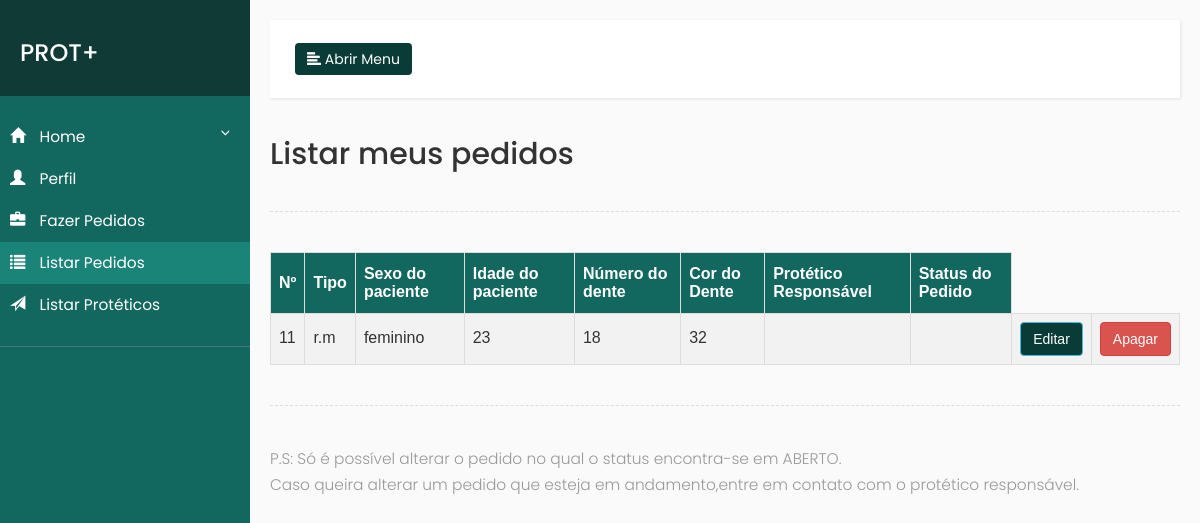
The app's page /listaPedidos.php (signed in), older data.
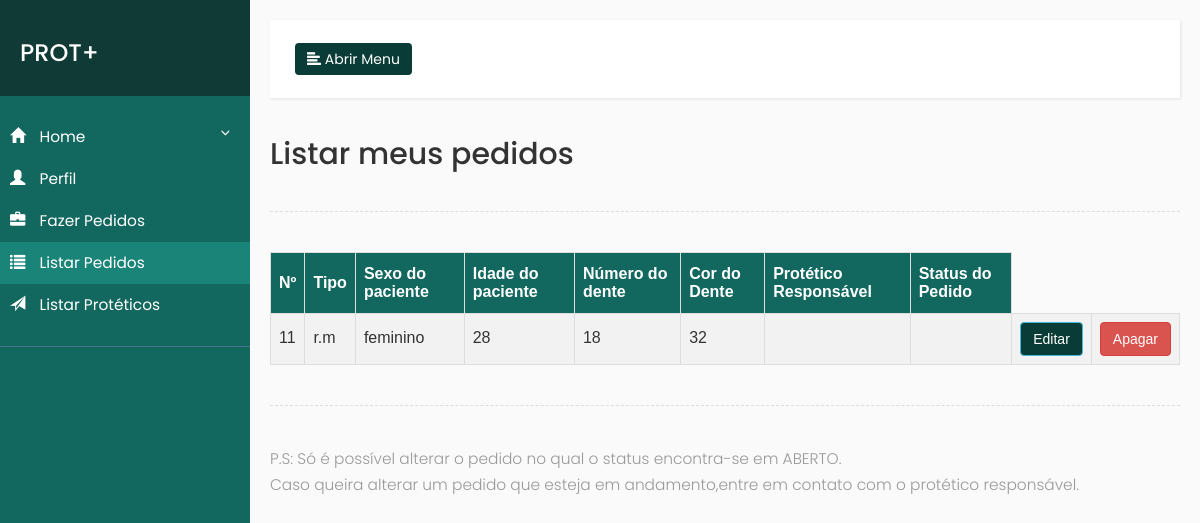
The same page, newer data.
### tables this page shows
CREATE TABLE `pedidos` (
  `id` int(50) NOT NULL,
  `trabalho` varchar(100) NOT NULL,
  `sexo` varchar(50) NOT NULL,
  `idade_paciente` varchar(50) NOT NULL,
  `num_dente` varchar(50) NOT NULL,
  `cor_dente` varchar(50) NOT NULL,
  `obs` varchar(500) NOT NULL,
  `dentista` varchar(500) NOT NULL,
  `disponibilidade` varchar(400) NOT NULL,
  `protetico_resp` varchar(500) NOT NULL,
  `valor_medio` int(10) NOT NULL,
  `estado` varchar(500) NOT NULL,
  `data_entrega` date NOT NULL
);

### listaPedidos.php (the view, shortened to what this page needs)
<?php
include("conecta.php");
$dentista = $_SESSION['login'];
$consulta = "SELECT * FROM pedidos WHERE dentista = '$dentista'";
$con = $conexao ->query($consulta) or die ($con->error);
?>
<html>
    <head>
        <link rel="stylesheet" href="https://maxcdn.bootstrapcdn.com/bootstrap/3.3.7/css/bootstrap.min.css">
        <link rel="stylesheet" href="css/sidebar.css">
    </head>
    <body>
        <div class="wrapper">
            <nav id="sidebar">
                <div class="sidebar-header">
                    <h3>PROT+</h3>
                </div>
                <ul class="list-unstyled components">
                    <li>
                        <a href="#homeSubmenu" data-toggle="collapse" aria-expanded="false">
                            <i class="glyphicon glyphicon-home"></i>
                            Home
                        </a>
                    </li>
                    <li>
                        <a href="#">
                            <i class="glyphicon glyphicon-user"></i>
                            Perfil
                        </a>
                    </li>
                    <li>
                        <a href="pedidosDentista.php">
                            <i class="glyphicon glyphicon-briefcase"></i>
                            Fazer Pedidos
                        </a>
                    </li>
                    <li class="active">
                        <a href="listaPedidos.php">
                            <i class="glyphicon glyphicon-list"></i>
                            Listar Pedidos
                        </a>
                    </li>
                    <li>
                        <a href="listaProtetico.php?estado=">
                            <i class="glyphicon glyphicon-send"></i>
                            Listar Protéticos
                        </a>
                    </li>
                </ul>
            </nav>
            <div id="content">
                <nav class="navbar navbar-default">
                    <div class="container-fluid">
                        <div class="navbar-header">
                            <button type="button" id="sidebarCollapse" class="btn btn-info navbar-btn">
                                <i class="glyphicon glyphicon-align-left"></i>
                                <span>Abrir Menu</span>
                            </button>
                        </div>
                    </div>
                </nav>
                <h2>Listar meus pedidos</h2>
                <div class="line"></div>
                <table id="tabelaCustom">
                	<tr>
                		<th>Nº</th>
                        <th>Tipo</th>
                        <th>Sexo do paciente</th>
                        <th>Idade do paciente</th>
                        <th>Número do dente</th>
                        <th>Cor do Dente</th>
                        <th>Protético Responsável</th>
                        <th>Status do Pedido</th>
                	</tr>
                	<?php while($dado = $con->fetch_array()){?>
                	<tr>
                		<td style="padding-bottom: 10px;"><?php echo $dado["id"];?></td>
                        <td style="padding-bottom: 10px;"><?php echo $dado["trabalho"];?></td>
                		<td style="padding-bottom: 10px;"><?php echo $dado["sexo"];?></td>
                		<td style="padding-bottom: 10px;"><?php echo $dado["idade_paciente"];?></td>
                        <td style="padding-bottom: 10px;"><?php echo $dado["num_dente"];?></td>
                        <td style="padding-bottom: 10px;"><?php echo $dado["cor_dente"];?></td>
                        <td style="padding-bottom: 10px;"><?php echo $dado["protetico_resp"];?></td>
                        <td style="padding-bottom: 10px;"><?php echo $dado["disponibilidade"];?></td>
                        <td><button <?php if ($dado["disponibilidade"] == "Em Andamento") echo "disabled" ?> type="button" class="btn btn-info" data-toggle="modal" data-target="#alterarMODAL<?php echo $dado["id"]?>">Editar</button></td>
                        <form action="deletarPedido.php" method="get">
                        <td><button <?php if ($dado["disponibilidade"] == "Em Andamento") echo "disabled" ?> type="submit" onclick="deletado_Sucesso()" class="btn btn-danger">Apagar</button></td>
                        </form>
                	</tr>
                	<?php } ?>
                </table>
                <div class="line"></div>
               <p>
                P.S: Só é possível alterar o pedido no qual o status encontra-se em ABERTO.
                <br>
                Caso queira alterar um pedido que esteja em andamento,entre em contato com o protético responsável.
                </p>
            </div>
        </div>
    </body>
</html>

Row changes from the older to the newer data that the page shows:
changed pedidos "feminino": idade_paciente "23" → "28"
